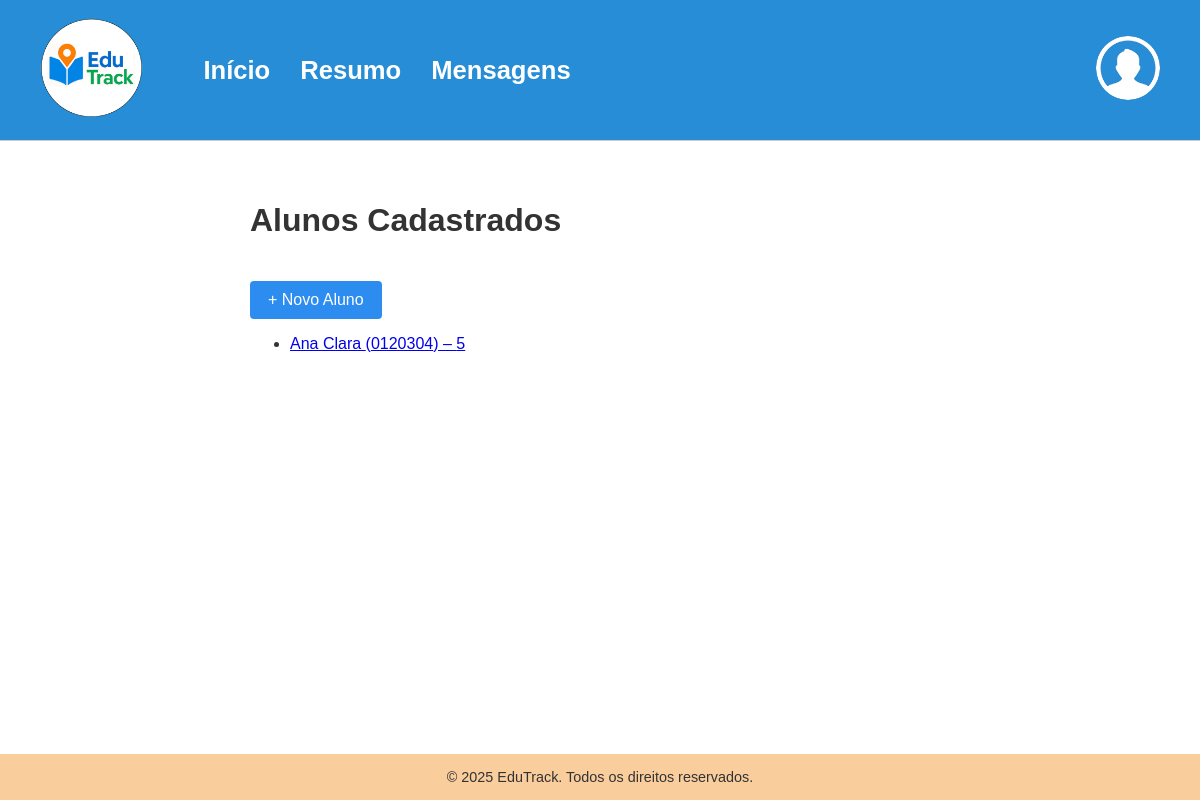
/alunoLista/, run on an earlier commit of the app's database.
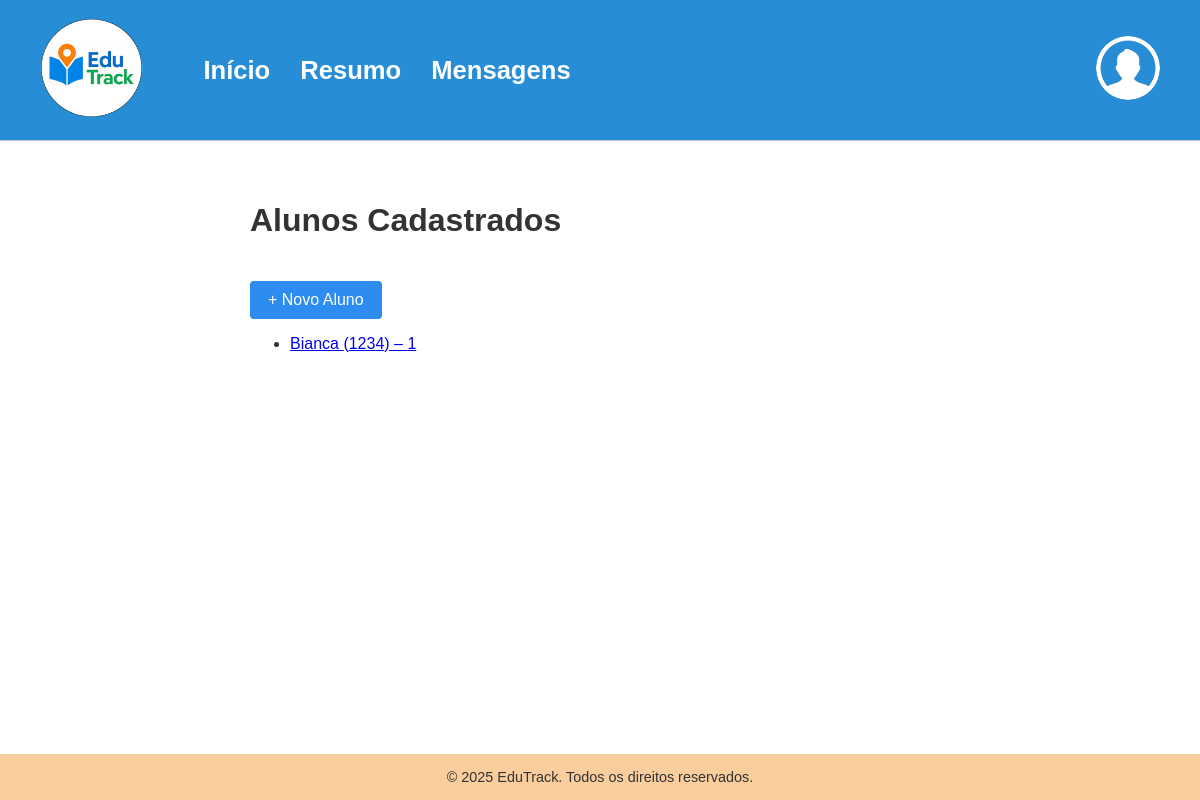
And on a later commit of the database.
### edutrack/models.py (models this page shows, shortened)
class Aluno(models.Model):
    user = models.OneToOneField(User, on_delete=models.CASCADE, null=True, blank=True)
    nome = models.CharField('Nome', max_length=100)
    matricula = models.CharField('Matrícula', max_length=20, unique=True)
    turma = models.CharField('Turma', max_length=50)
    pontualidade = models.PositiveIntegerField('Pontualidade (%)', default=0)
    participacao_aula = models.PositiveIntegerField('Participação em aula (%)', default=0)
    entregas_tarefas = models.PositiveIntegerField('Entregas de tarefas (%)', default=0)
    comportamento_funcionarios = models.PositiveIntegerField('Comportamento com funcionários (%)', default=0)
    participacao_oficinas = models.PositiveIntegerField('Participação em oficinas (%)', default=0)
    comportamento_sala = models.PositiveIntegerField('Comportamento em sala de aula (%)', default=0)
    participacao_plataformas = models.PositiveIntegerField('Participação em plataformas (%)', default=0)

### edutrack/views.py (the view)
# urls.py: path('', aluno_list, name='aluno_list'),
def aluno_list(request):
    alunos = Aluno.objects.all()
    return render(request, 'lista_alunos.html', {
        'alunos': alunos
    })

### edutrack_projeto/templates/lista_alunos.html (shortened to what this page needs)
{% load static %}
<!DOCTYPE html>
<html lang="pt-BR">
<head>
  <link rel="stylesheet" href="{% static 'participacao.css' %}">
</head>
<body>
  <header class="site-header">
    <a href="{% url 'aluno_lista' %}" class="logo">
      <img src="{% static 'imgs/logo.png' %}" alt="EduTrack Logo">
    </a>
    <nav class="main-nav">
      <ul>
        <li><a href="{% url 'aluno_lista' %}">Início</a></li>
        <li><a href="#">Resumo</a></li>
        <li><a href="#">Mensagens</a></li>
      </ul>
    </nav>
    <div class="header-right">
      <a href="#" class="profile-icon">
        <img src="{% static 'imgs/user-icon.png' %}" alt="Usuário">
      </a>
    </div>
  </header>
  <main>
    <div class="content-wrapper">
      <h1>Alunos Cadastrados</h1>
      <p><a class="btn" href="{% url 'forms_aluno' %}">+ Novo Aluno</a></p>
      <ul class="student-list">
        {% for a in alunos %}
          <li>
            <a href="{% url 'participacao' a.pk %}">
              {{ a.nome }} ({{ a.matricula }}) – {{ a.turma }}
            </a>
          </li>
        {% empty %}
          <li><em>Nenhum aluno cadastrado.</em></li>
        {% endfor %}
      </ul>
    </div>
  </main>
  <footer class="site-footer">
    © 2025 EduTrack. Todos os direitos reservados.
  </footer>
</body>
</html>

What changed in the data, as far as the page shows it:
changed Aluno: nome "Ana Clara" → "Bianca"; matricula "0120304" → "1234"; turma "5" → "1"
